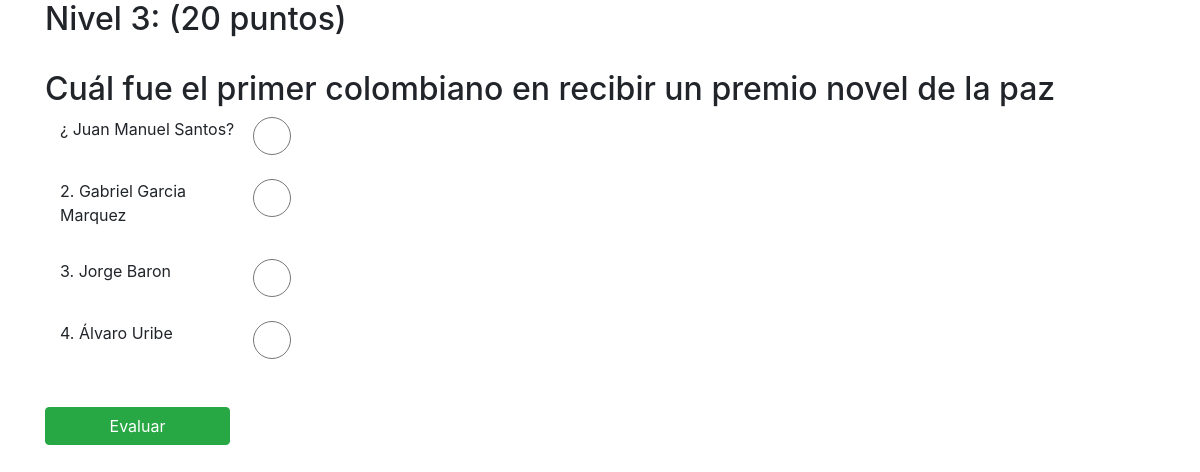
Page /sofka/vista/formnivel3.php on the committed database.
### tables this page shows
CREATE TABLE `preguntas` (
  `idpregunta` int(11) NOT NULL,
  `pregunta` varchar(150) NOT NULL,
  `nivel` int(11) NOT NULL,
  `respuesta1` varchar(150) NOT NULL,
  `respuesta2` varchar(150) NOT NULL,
  `respuesta3` varchar(150) NOT NULL,
  `respuesta4` varchar(150) NOT NULL,
  `correcta` int(11) NOT NULL
);

### sofka/vista/formnivel3.php (the view, shortened to what this page needs)
<html>
<head>
	<link rel="stylesheet" type="text/css" href="estilos/estilos.css">
	<link rel="stylesheet" type="text/css" href="estilos/bootstrap-4.5.0-dist/css/bootstrap.min.css">
</head>
<body>
	<div class="container">
			<?php
			include "../controlador/conexion.php";
			$consultanivel1="SELECT * FROM `preguntas` WHERE nivel= 3 order by rand() limit 1";
			$consultatotal=mysqli_query($conexion,$consultanivel1);
			if (!$consultatotal) {
				echo "No hay preguntas para mostrar";
			}else{
			while ($row =mysqli_fetch_assoc($consultatotal)){?>
		<form action="../controlador/nivel3.php" method="post">
								<h2>Nivel 3: (20 puntos)</h2>
								<br>
								<h2 class="h2"><?php echo $row["pregunta"];?></h2>
									      <div class="col-md-3 row">
									      <label for="r1" class="col-md-10">¿ <?php echo $row["respuesta1"];?>?</label>
									      <input type="radio" name="respuesta" class="form form-control col-md-2" id="r1" value="1">
									      </div>
									      <br>
									      <div class="col-md-3 row">
									      <label for="r2" class="col-md-10">2. <?php echo $row["respuesta2"];?></label><input type="radio" name="respuesta" class="form form-control col-md-2" id="r2" value="2">
								  	      </div>
								  	      <br>
								  	      <div class="col-md-3 row">
								  	      <label for="r3" class="col-md-10">3. <?php echo $row["respuesta3"];?></label><input type="radio" name="respuesta" class="form form-control col-md-2" id="r3" value="3">
								  	      </div>
								  	      <br>
								  	      <div class="col-md-3 row">
									      <label for="r1" class="col-md-10" for="r4">4. <?php echo $row["respuesta4"];?></label><input type="radio" name="respuesta" class="form form-control col-md-2" id="r4" value="4">
									     </div>
									     <br>
									      <?php };}; mysqli_close($conexion);?>
									      <br>
							<input type="submit" name="evaluar" value="Evaluar" class="btn btn-success col-md-2">
		</form>
	</div>
</body>
</html>

### rows in the picture
preguntas: pregunta "Cuál fue el primer colombiano en recibir un premio novel de la paz", respuesta1 "Juan Manuel Santos", respuesta2 "Gabriel Garcia Marquez", respuesta3 "Jorge Baron", respuesta4 "Álvaro Uribe"
